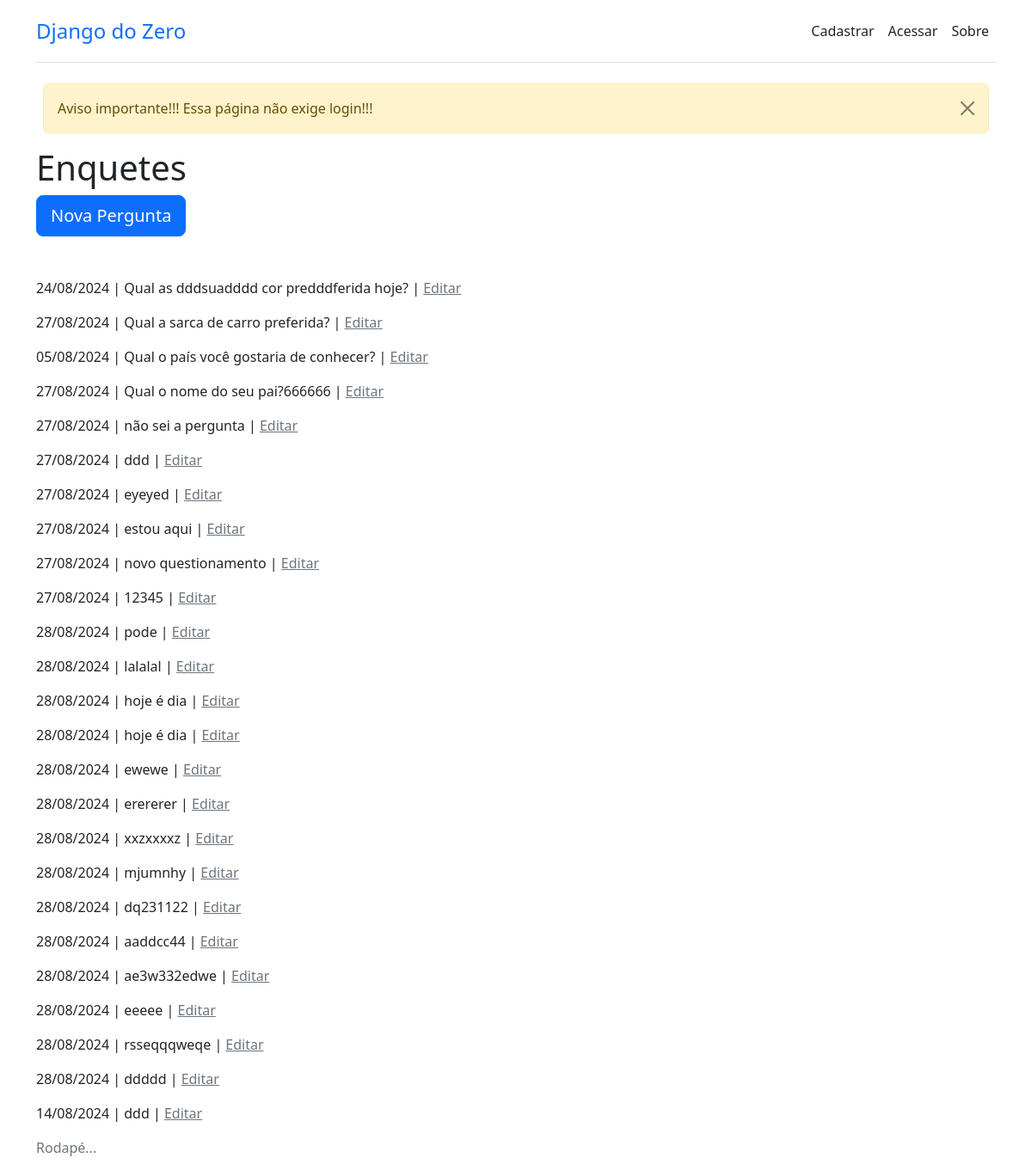
The app's page /index/ with its own data.
### polls/models.py (models this page shows, shortened)
class Question(models.Model):
    question_text = models.CharField(("Pergunta"), max_length=200)
    pub_date = models.DateField("Data da Publicação")
    class Meta:
        verbose_name = 'Pergunta'
        verbose_name_plural = 'Perguntas'

### polls/views.py (the view)
# urls.py: path('index/', index, name='index'),
def index(request):
    aviso = 'Aviso importante!!! Essa página não exige login!!!'
    messages.warning(request, aviso)
    questions = Question.objects.all()
    context = {'all_questions': questions, 'titulo': 'Ultimas Enquetes'}
    return render(request, 'polls/questions.html', context)

### templates/polls/questions.html (shortened to what this page needs)
{% extends '_layout1.html' %}
{% block content %}
    <h1> Enquetes </h1>
    <a href="{% url 'poll_add' %}" class="btn btn-lg btn-primary font-weight-bold mb-5">Nova Pergunta
    </a>
    {% for question in all_questions %}
        <article>
            <p>{{ question.pub_date|date:"d/m/Y" }} | {{ question.question_text }}
            |   <a href="{% url 'quest_upd' pk=question.id %}" class="link-secondary">Editar
                </a>
            </p>
        </article>
    {% endfor %}
{% endblock %}

### templates/_layout1.html (shortened to what this page needs)
{% extends '_base.html' %}
{% load static %}
{% block css %}
     <link
              rel="stylesheet"
              href="https://cdn.jsdelivr.net/npm/bootstrap@5.2.3/dist/css/bootstrap.min.css">
      <link rel="stylesheet" href="{% static 'css/base.css' %}">
{% endblock %}
{% block header %}
<div class="container">
    <header class="d-flex flex-wrap justify-content-center py-3 mb-4 border-bottom">
      <a href="{% url 'index' %}" class="d-flex align-items-center mb-3 mb-md-0 me-md-auto link-body-emphasis text-decoration-none">
        <span class="fs-4">Django do Zero</span>
      </a>
      <ul class="nav nav-pills">
        {% if user.is_authenticated %}
            <li class="nav-item">
                <a href="{% url 'login' %}" class="nav-link px-2 link-dark">Sair</a>
            </li>
         {% else %}
            <li class="nav-item">
                <a href="{% url 'signup' %}" class="nav-link px-2 link-dark">Cadastrar</a>
            </li>
            <li class="nav-item">
                <a href="{% url 'login' %}" class="nav-link px-2 link-dark">Acessar</a>
            </li>
        {% endif %}
        <li class="nav-item">
            <a href="{% url 'ola' %}" class="nav-link px-2 link-dark">Sobre</a>
        </li>
      </ul>
    </header>
</div>
{% endblock %}
{% block main %}
    <div class="container">
        {% include '_messages.html' %}
    {% block content %}{% endblock content %}
    </div>
{% endblock %}
{% block footer %}
    <footer class="footer">
    <div class="container">
        <span class="text-muted">Rodapé...</span>
    </div>
    </footer>
{% endblock %}

### templates/_base.html (shortened to what this page needs)
{% load static %}
<!DOCTYPE html>
<html>
  <head>
    {% block css %}{% endblock %}
  </head>
  <body>
      {% block header %}{% endblock %}
      {% block main %}{% endblock %}
    {% block footer %}{% endblock %}
  </body>
</html>

### templates/_messages.html
{% for message in messages %}
    <div class="container-fluid px-2">
            <div class="alert alert-{{ message.tags }} alert-dismissible" role="alert">
            <button type="button" class="btn-close" data-bs-dismiss="alert" arial-label="Close">
            </button>
            {{ message }}
        </div>
    </div>
{% endfor %}

### records on screen
Question: pub_date "24/08/2024", question_text "Qual as dddsuadddd cor predddferida hoje?"
Question: pub_date "27/08/2024", question_text "Qual a sarca de carro preferida?"
Question: pub_date "05/08/2024", question_text "Qual o país você gostaria de conhecer?"
Question: pub_date "27/08/2024", question_text "Qual o nome do seu pai?666666"
Question: pub_date "27/08/2024", question_text "não sei a pergunta"
Question: pub_date "27/08/2024", question_text "ddd"
Question: pub_date "27/08/2024", question_text "eyeyed"
Question: pub_date "27/08/2024", question_text "estou aqui"
Question: pub_date "27/08/2024", question_text "novo questionamento"
Question: pub_date "27/08/2024", question_text "12345"
Question: pub_date "28/08/2024", question_text "pode"
Question: pub_date "28/08/2024", question_text "lalalal"
Question: pub_date "28/08/2024", question_text "hoje é dia"
Question: pub_date "28/08/2024", question_text "hoje é dia"
Question: pub_date "28/08/2024", question_text "ewewe"
Question: pub_date "28/08/2024", question_text "erererer"
Question: pub_date "28/08/2024", question_text "xxzxxxxz"
Question: pub_date "28/08/2024", question_text "mjumnhy"
Question: pub_date "28/08/2024", question_text "dq231122"
Question: pub_date "28/08/2024", question_text "aaddcc44"
Question: pub_date "28/08/2024", question_text "ae3w332edwe"
Question: pub_date "28/08/2024", question_text "eeeee"
Question: pub_date "28/08/2024", question_text "rsseqqqweqe"
Question: pub_date "28/08/2024", question_text "ddddd"
Question: pub_date "14/08/2024", question_text "ddd"

### other values on screen
{{ message }} "Aviso importante!!! Essa página não exige login!!!"
